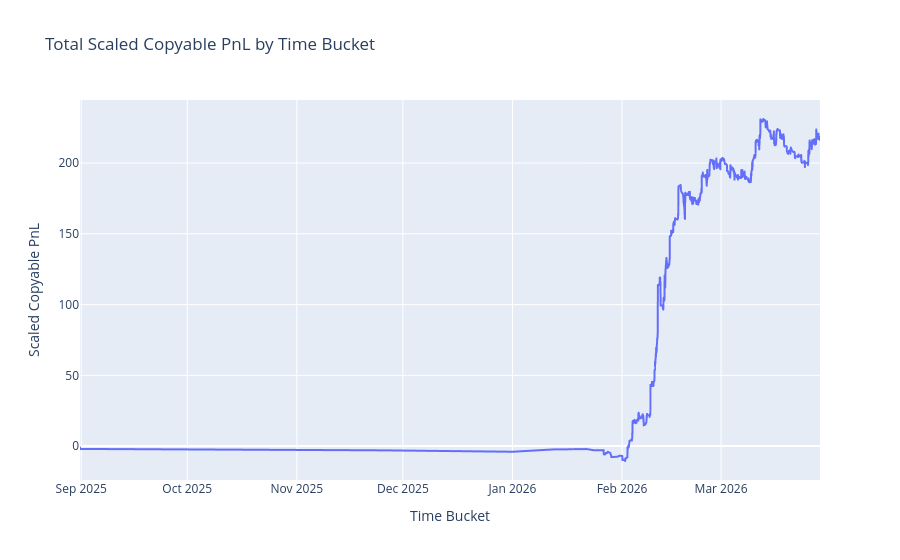

Write notebook code for a chart like this one.
### Code cell
import plotly.express as px

# Aggregate by bucket
bucket_pnl = df.groupby('bucket')['scaled_copyable_pnl'].sum().reset_index()
bucket_pnl['scaled_copyable_pnl'] = bucket_pnl['scaled_copyable_pnl'].cumsum()

# Plot with Plotly
fig = px.line(
    bucket_pnl,
    x='bucket',
    y='scaled_copyable_pnl',
    title='Total Scaled Copyable PnL by Time Bucket',
    labels={'bucket': 'Time Bucket', 'scaled_copyable_pnl': 'Scaled Copyable PnL'}
)
fig.show()

### Figure 1 — Plotly figure (JSON) as saved in the notebook; plotly's stock layout.template omitted (floating-point values rounded to 4 significant figures; data arrays with more than 128 entries replaced by an {"elided": "..."} marker saying what was removed)
{"data": [{"hovertemplate": "Time Bucket=%{x}<br>Scaled Copyable PnL=%{y}<extra></extra>", "legendgroup": "", "line": {"color": "#636efa", "dash": "solid"}, "marker": {"symbol": "circle"}, "mode": "lines", "name": "", "showlegend": false, "type": "scattergl", "x": {"elided": "1423 str values"}, "xaxis": "x", "y": {"elided": "1423 float values"}, "yaxis": "y"}], "layout": {"legend": {"tracegroupgap": 0}, "title": {"text": "Total Scaled Copyable PnL by Time Bucket"}, "xaxis": {"anchor": "y", "domain": [0, 1], "title": {"text": "Time Bucket"}}, "yaxis": {"anchor": "x", "domain": [0, 1], "title": {"text": "Scaled Copyable PnL"}}}}
